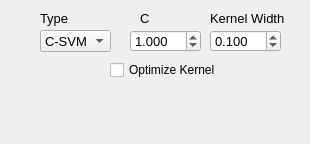
<?xml version="1.0" encoding="UTF-8"?>
<ui version="4.0">
 <class>ParametersMRVM</class>
 <widget class="QWidget" name="ParametersMRVM">
  <property name="geometry">
   <rect>
    <x>0</x>
    <y>0</y>
    <width>310</width>
    <height>144</height>
   </rect>
  </property>
  <property name="windowTitle">
   <string>Form</string>
  </property>
  <widget class="QLabel" name="labelWidth">
   <property name="geometry">
    <rect>
     <x>210</x>
     <y>10</y>
     <width>80</width>
     <height>16</height>
    </rect>
   </property>
   <property name="font">
    <font>
     <pointsize>10</pointsize>
    </font>
   </property>
   <property name="text">
    <string>Kernel Width</string>
   </property>
  </widget>
  <widget class="QLabel" name="svmTypeLabel">
   <property name="geometry">
    <rect>
     <x>140</x>
     <y>10</y>
     <width>51</width>
     <height>16</height>
    </rect>
   </property>
   <property name="font">
    <font>
     <pointsize>10</pointsize>
    </font>
   </property>
   <property name="text">
    <string>C</string>
   </property>
  </widget>
  <widget class="QComboBox" name="svmTypeCombo">
   <property name="geometry">
    <rect>
     <x>40</x>
     <y>30</y>
     <width>71</width>
     <height>22</height>
    </rect>
   </property>
   <property name="font">
    <font>
     <pointsize>10</pointsize>
    </font>
   </property>
   <property name="toolTip">
    <string>Type of SVM training:
C-SVM (or eps-SVM): C cost based SVM, trained via SMO
Nu-SVM: Nu based SVM, trained via SMO
RVM: Relevant Vector Machine
Pegasos: Online trainer for SVM</string>
   </property>
   <item>
    <property name="text">
     <string>C-SVM</string>
    </property>
   </item>
   <item>
    <property name="text">
     <string>nu-SVM</string>
    </property>
   </item>
   <item>
    <property name="text">
     <string>Pegasos</string>
    </property>
   </item>
  </widget>
  <widget class="QLabel" name="label_4">
   <property name="geometry">
    <rect>
     <x>40</x>
     <y>10</y>
     <width>61</width>
     <height>16</height>
    </rect>
   </property>
   <property name="font">
    <font>
     <pointsize>10</pointsize>
    </font>
   </property>
   <property name="text">
    <string>Type</string>
   </property>
  </widget>
  <widget class="QDoubleSpinBox" name="kernelWidthSpin">
   <property name="geometry">
    <rect>
     <x>210</x>
     <y>30</y>
     <width>71</width>
     <height>22</height>
    </rect>
   </property>
   <property name="font">
    <font>
     <pointsize>10</pointsize>
    </font>
   </property>
   <property name="toolTip">
    <string>Width of the kernel (gamma)
RBF and Polynomial only</string>
   </property>
   <property name="decimals">
    <number>3</number>
   </property>
   <property name="minimum">
    <double>0.001000000000000</double>
   </property>
   <property name="maximum">
    <double>9999.000000000000000</double>
   </property>
   <property name="singleStep">
    <double>0.010000000000000</double>
   </property>
   <property name="value">
    <double>0.100000000000000</double>
   </property>
  </widget>
  <widget class="QDoubleSpinBox" name="svmCSpin">
   <property name="geometry">
    <rect>
     <x>130</x>
     <y>30</y>
     <width>71</width>
     <height>22</height>
    </rect>
   </property>
   <property name="font">
    <font>
     <pointsize>10</pointsize>
    </font>
   </property>
   <property name="toolTip">
    <string>Training Parameter
C-SVM: C cost function, (alpha_i &lt;= C)
Nu-SVM: nu, ratio on the amount of alphas that can be selected
RVM: eps, stopping criterion (the smaller, the more accurate)
Pegasos: lambda, accuracy-generalization tradeoff parameter </string>
   </property>
   <property name="decimals">
    <number>3</number>
   </property>
   <property name="minimum">
    <double>0.001000000000000</double>
   </property>
   <property name="maximum">
    <double>999.990000000000009</double>
   </property>
   <property name="singleStep">
    <double>0.010000000000000</double>
   </property>
   <property name="value">
    <double>1.000000000000000</double>
   </property>
  </widget>
  <widget class="QCheckBox" name="optimizeCheck">
   <property name="geometry">
    <rect>
     <x>110</x>
     <y>60</y>
     <width>110</width>
     <height>20</height>
    </rect>
   </property>
   <property name="font">
    <font>
     <pointsize>9</pointsize>
    </font>
   </property>
   <property name="text">
    <string>Optimize Kernel</string>
   </property>
  </widget>
 </widget>
 <resources/>
 <connections/>
</ui>
